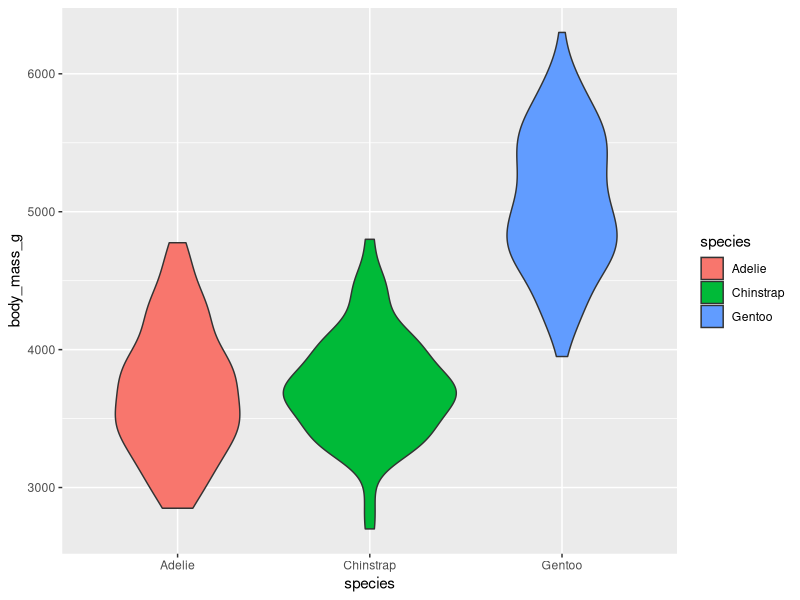

This figure's R source:
## ---- chunk 1
knitr::opts_chunk$set(echo = TRUE)
library(tidyverse)
library(palmerpenguins)
## ---- chunk 2
ggplot(penguins, aes(x = species, y = body_mass_g)) +
  geom_violin(aes(fill = species))



